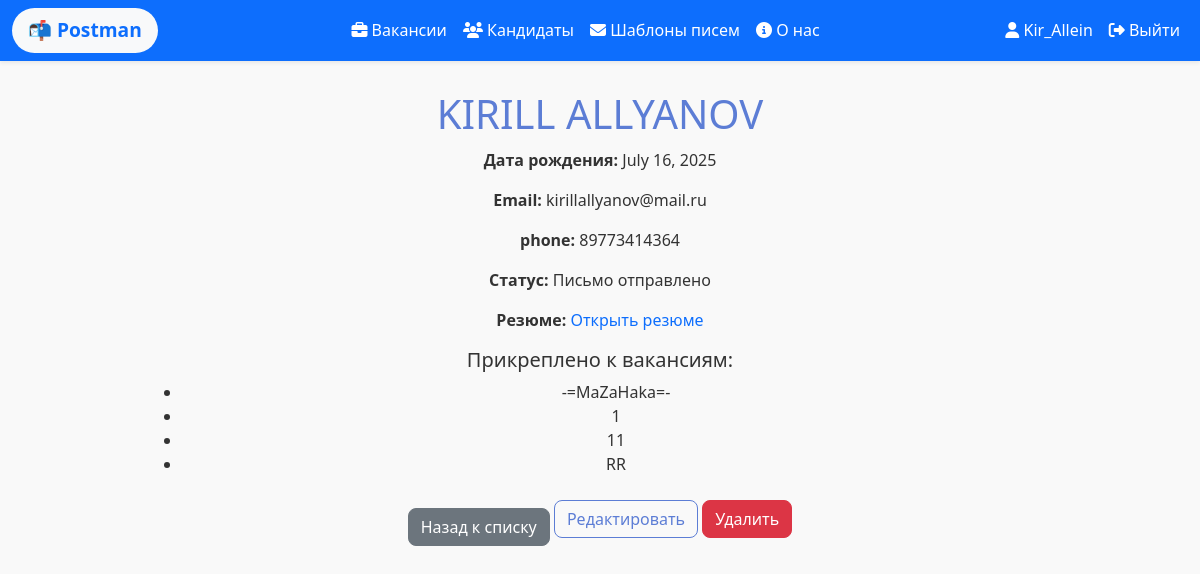
Screenshot of /data/candidate_detail/8/ (signed in) with the database file from the repository.
### data/models.py (models this page shows, shortened)
class User(AbstractUser):
    firstname = models.CharField(max_length=100)
    lastname = models.CharField(max_length=100)
    class Meta:
        verbose_name = 'Пользователь'
        verbose_name_plural = 'Пользователи'

class Candidate(models.Model):
    STATUS_CHOICES = [
        ('New', 'Новый'),
        ('Message sent', 'Письмо отправлено'),
        ('Response recieved', 'Ответ получен'),
        ('Contact fixe', 'Контакт закреплен'),
        ('Rejected', 'Отклонен')
    ]
    firstname = models.CharField(max_length=100, verbose_name='Имя', blank=True)
    surname = models.CharField(max_length=100, verbose_name='Фамилия', blank=True)
    patronymic = models.CharField(max_length=100, verbose_name='Отчество', blank=True)
    birthday = models.DateField(verbose_name='Дата рождения', blank=True)
    email = models.EmailField(verbose_name='E-mail', blank=True)
    tg = models.CharField(max_length=100, verbose_name='Телеграм', blank=True)
    phone = models.CharField(max_length=15, verbose_name='Номер телефона', blank=True)
    cv = models.FileField(
        upload_to='cvs/',
        validators=[FileExtensionValidator(allowed_extensions=['pdf'])],
        blank=True,
        null=True,
        verbose_name='Резюме'
    )
    status = models.CharField(
        max_length=20,
        choices=STATUS_CHOICES,
        default='new',
        verbose_name='Статус'
    )
    notes = models.TextField(blank=True)
    class Meta:
        verbose_name = 'Кандидат'
        verbose_name_plural = 'Кандидаты'

class Vacancy(models.Model):
    title = models.CharField(max_length=100, blank=True)
    description = models.TextField(blank=True)
    user = models.ForeignKey(
        User,
        on_delete=models.SET_NULL,
        null=True,
        blank=True,
        related_name="vacancies",
        verbose_name="Пользователь"
    )
    candidates = models.ManyToManyField(Candidate, related_name='vacancies', blank=True)
    templates = models.ManyToManyField(Template,related_name='vacancies', blank=True)
    class Meta:
        verbose_name = "Вакансия"
        verbose_name_plural = "Вакансии"

### data/views.py (the view)
# urls.py: path('candidate_detail/<int:pk>/', views.candidate_detail, name='candidate_detail'),  # детали по кандидату
@login_required
def candidate_detail(request, pk):
    candidate = get_object_or_404(Candidate, pk=pk)
    return render(request, 'data/candidate_detail.html', {'candidate': candidate})

### data/templates/data/candidate_detail.html (shortened to what this page needs)
{% extends "main/base.html" %}
{% block content %}
<h1>{{ candidate.firstname }} {{ candidate.surname }} {{ candidate.patronymic }}</h1>
<p><strong>Дата рождения:</strong> {{ candidate.birthday }}</p>
<p><strong>Email:</strong> {{ candidate.email }}</p>
<p><strong>phone:</strong> {{ candidate.phone }}</p>
<p><strong>Статус:</strong> {{ candidate.status }}</p>
{% if candidate.cv %}
    <p><strong>Резюме:</strong>
        <a href="{{ candidate.cv.url }}" target="_blank">Открыть резюме</a>
    </p>
{% else %}
    <p><strong>Резюме:</strong> не прикреплено</p>
{% endif %}
<h5>Прикреплено к вакансиям:</h5>
<ul>
    {% for vacancy in candidate.vacancies.all %}
    <li>{{ vacancy.title }}</li>
    {% empty %}
    <p>Пока ни к чему не прикреплен</p>
    {% endfor %}
</ul>
<a href="{% url 'candidates' %}" class="btn btn-secondary mt-3">Назад к списку</a>
<a href="{% url 'candidate_edit' candidate.id %}" class="btn btn-outline-primary">Редактировать</a>
<form action="{% url 'candidate_delete' candidate.id %}" method="post" style="display:inline;">
    <button type="submit" class="btn btn-danger" onclick="return confirm('Удалить кандидата?')">Удалить</button>
</form>
{% endblock %}

### main/templates/main/base.html (shortened to what this page needs)
{% load static %}
<!DOCTYPE html>
<html lang="ru">
<head>
    <link rel="stylesheet" href="https://cdn.jsdelivr.net/npm/bootstrap@5.3.3/dist/css/bootstrap.min.css">
    <link rel="stylesheet" href="https://cdn.jsdelivr.net/npm/@fortawesome/fontawesome-free@6.6.0/css/all.min.css">
    <link rel="stylesheet" href="{% static 'main/css/main.css' %}?v=1">
</head>
<body>
<nav class="navbar navbar-expand-lg navbar-dark fixed-top bg-primary shadow-sm custom-navbar">
    <div class="container-fluid">
        <a class="navbar-brand fw-bold px-3 py-2 bg-light text-primary rounded-pill" href="{% url 'index' %}" style="font-weight: bold; font-size: 1.2rem;">
            📬 Postman
        </a>
        {% if user.is_authenticated %}
        <div class="collapse navbar-collapse justify-content-center" id="navbarNav">
            <ul class="navbar-nav text-center">
                <li class="nav-item">
                    <a class="nav-link nav-effect text-white" href="{% url 'vacancies' %}"><i class="fas fa-briefcase"></i> Вакансии</a>
                </li>
                <li class="nav-item">
                    <a class="nav-link nav-effect text-white" href="{% url 'candidates' %}"><i class="fas fa-users"></i> Кандидаты</a>
                </li>
                <li class="nav-item">
                    <a class="nav-link nav-effect text-white" href="{% url 'templates' %}"><i class="fas fa-envelope"></i> Шаблоны писем</a>
                </li>
                <li class="nav-item">
                    <a class="nav-link nav-effect text-white" href="{% url 'about' %}"><i class="fas fa-info-circle"></i> О нас</a>
                </li>
            </ul>
        </div>
        {% endif %}
        <div class="navbar-nav ms-auto">
            {% if user.is_authenticated %}
                <a href="{% url 'dashboard' %}" class="nav-link nav-effect text-white"><i class="fas fa-user"></i> {{ user.username }}</a>
                <a href="{% url 'logout' %}" class="nav-link nav-effect text-white"><i class="fas fa-sign-out-alt"></i> Выйти</a>
            {% else %}
                <a href="{% url 'login' %}" class="nav-link nav-effect text-white"><i class="fas fa-sign-in-alt"></i> Войти</a>
                <a href="{% url 'register' %}" class="nav-link nav-effect text-white"><i class="fas fa-user-plus"></i> Регистрация</a>
            {% endif %}
        </div>
    </div>
</nav>
<main class="container" style="margin-top: 10px; margin-bottom: 50px; ">
    <div class="d-flex justify-content-center">
        <div class="w-100" style="max-width: 900px; text-align: center;">
            {% block content %}
            {% endblock %}
        </div>
    </div>
</main>
</body>
</html>

### main/static/main/css/main.css (style rules this page uses)
:root { --color-teal: #60cfcf; --color-blue: #5c7dd5; --color-green: #6dd66d; --color-orange: #ffa870; }
body { font-family: 'Segoe UI', sans-serif; background-color: #f9f9f9; color: #333; margin: 0; padding: 0; }
.custom-navbar { background-color: var(--color-blue); transition: background-color 0.3s ease, opacity 0.3s ease; z-index: 1000; }
.container { padding-top: 80px; text-align: center; }
button, .btn { border-radius: 8px; }
.btn-outline-primary { border-color: var(--color-blue); color: var(--color-blue); transition: all 0.2s; }
h1, h2, h3 { color: var(--color-blue); margin-top: 0; margin-bottom: 10px; }
a { text-decoration: none; }
.nav-effect { transition: all 0.3s ease; padding: 8px 12px; border-radius: 8px; }

### rows the page displays
User: username "Kir_Allein"
Candidate: firstname "KIRILL", surname "ALLYANOV", birthday "July 16, 2025", email "kirillallyanov@mail.ru", phone "89773414364", status "Письмо отправлено"
Vacancy: title "-=MaZaHaka=-"
Vacancy: title "1"
Vacancy: title "11"
Vacancy: title "RR"
